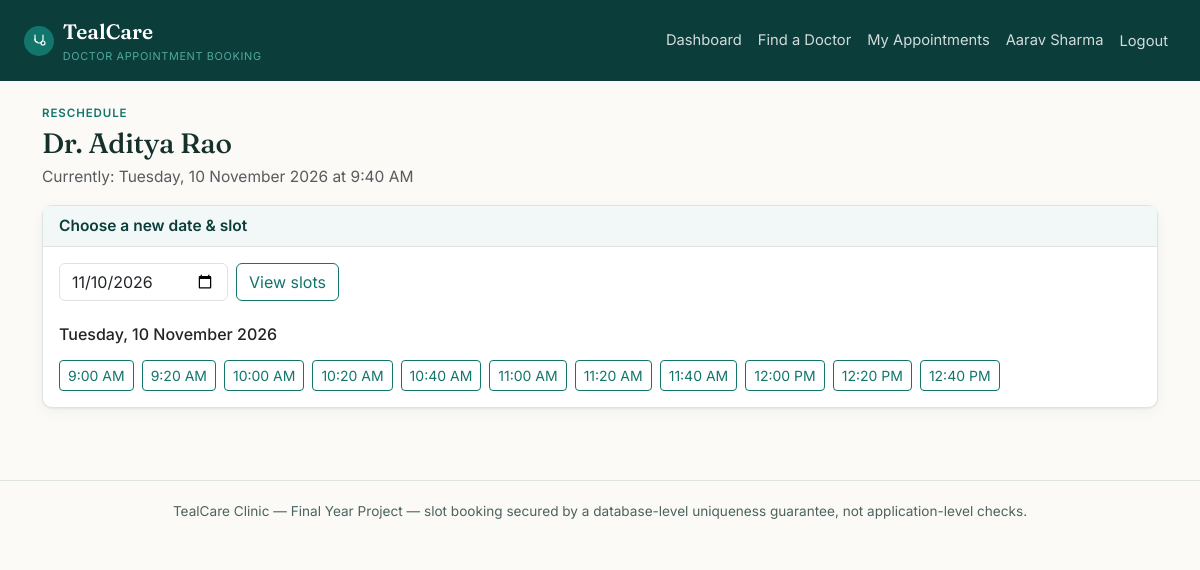
Screenshot of /patient/appointments/17/reschedule (signed in) with the database file from the repository.
### tables this page shows
CREATE TABLE users (
    id INT AUTO_INCREMENT PRIMARY KEY,
    role ENUM('admin','doctor','patient') NOT NULL,
    name VARCHAR(150) NOT NULL,
    email VARCHAR(190) NOT NULL UNIQUE,
    password_hash VARCHAR(255) NOT NULL,
    phone VARCHAR(20) NULL,
     
    staff_code VARCHAR(20) NULL UNIQUE,
     
     
    status ENUM('active','suspended') NOT NULL DEFAULT 'active',
    reset_token VARCHAR(64) NULL,
    reset_token_expires_at DATETIME NULL,
    created_at TIMESTAMP NOT NULL DEFAULT CURRENT_TIMESTAMP
);

CREATE TABLE appointments (
    id INT AUTO_INCREMENT PRIMARY KEY,
    patient_id INT NOT NULL,
    doctor_id INT NOT NULL,
     
     
    reservation_id INT NULL,
    appointment_date DATE NOT NULL,
    start_time TIME NOT NULL,
    end_time TIME NOT NULL,
    status ENUM('booked','completed','cancelled','no_show') NOT NULL DEFAULT 'booked',
    notes TEXT NULL,
    cancelled_by VARCHAR(20) NULL,
     
     
    is_stress_test TINYINT(1) NOT NULL DEFAULT 0,
    created_at TIMESTAMP NOT NULL DEFAULT CURRENT_TIMESTAMP,
    updated_at TIMESTAMP NOT NULL DEFAULT CURRENT_TIMESTAMP ON UPDATE CURRENT_TIMESTAMP,
    FOREIGN KEY (patient_id) REFERENCES users(id),
    FOREIGN KEY (doctor_id) REFERENCES doctors(id),
    FOREIGN KEY (reservation_id) REFERENCES slot_reservations(id) ON DELETE SET NULL,
    INDEX idx_doctor_date (doctor_id, appointment_date),
    INDEX idx_patient (patient_id)
);

CREATE TABLE doctor_weekly_availability (
    id INT AUTO_INCREMENT PRIMARY KEY,
    doctor_id INT NOT NULL,
    day_of_week TINYINT NOT NULL,
    start_time TIME NOT NULL,
    end_time TIME NOT NULL,
    slot_duration_minutes INT NOT NULL DEFAULT 20,
    created_at TIMESTAMP NOT NULL DEFAULT CURRENT_TIMESTAMP,
    FOREIGN KEY (doctor_id) REFERENCES doctors(id) ON DELETE CASCADE,
    INDEX idx_doctor_dow (doctor_id, day_of_week)
);

### app/views/patient/reschedule.php (the view, shortened to what the rows shown need)
<p class="eyebrow mb-1">Reschedule</p>
<h1 class="h3 mb-1"><?= htmlspecialchars($appointment['doctor_name'], ENT_QUOTES) ?></h1>
<p class="text-muted">Currently: <?= date('l, j F Y', strtotime($appointment['appointment_date'])) ?> at <?= date('g:i A', strtotime($appointment['start_time'])) ?></p>
<div class="card card-tc mt-3">
    <div class="card-header">Choose a new date &amp; slot</div>
    <div class="card-body">
        <form method="get" action="<?= Router::url('/patient/appointments/' . $appointment['id'] . '/reschedule') ?>" class="row g-2 mb-4">
            <div class="col-auto">
                <input type="date" name="date" class="form-control" value="<?= htmlspecialchars($date, ENT_QUOTES) ?>" min="<?= date('Y-m-d') ?>">
            </div>
            <div class="col-auto"><button class="btn btn-outline-tc">View slots</button></div>
        </form>
        <h6 class="mb-3"><?= date('l, j F Y', strtotime($date)) ?></h6>
        <?php if ($data['full_day_leave']): ?>
            <p class="text-muted">Doctor is on leave this day &mdash; try another date.</p>
        <?php else: ?>
            <?php $openSlots = array_filter($data['slots'], fn($s) => $s['status'] === 'open'); ?>
            <?php if (empty($openSlots)): ?>
                <p class="text-muted">No open slots on this date.</p>
            <?php else: ?>
                <div class="d-flex flex-wrap gap-2">
                    <?php foreach ($openSlots as $slot): ?>
                        <form method="post" action="<?= Router::url('/patient/appointments/' . $appointment['id'] . '/reschedule') ?>">
                            <button type="submit" class="btn btn-sm btn-outline-tc" onclick="return confirm('Move this appointment to <?= date('g:i A', strtotime($slot['start'])) ?> on <?= htmlspecialchars($date, ENT_QUOTES) ?>?');">
                                <?= date('g:i A', strtotime($slot['start'])) ?>
                            </button>
                        </form>
                    <?php endforeach; ?>
                </div>
            <?php endif; ?>
        <?php endif; ?>
    </div>
</div>

### core/Router.php (shortened to what the rows shown need)
<?php
class Router
{
    private array $routes = ['GET' => [], 'POST' => []];
    private static string $basePath = '';
    public static function setBasePath(string $path): void
    {
        self::$basePath = rtrim($path, '/');
    }
    public static function url(string $path = ''): string
    {
        return self::$basePath . $path;
    }
    public function get(string $pattern, array $handler): void
    {
        $this->routes['GET'][$pattern] = $handler;
    }
    public function post(string $pattern, array $handler): void
    {
        $this->routes['POST'][$pattern] = $handler;
    }
    public function dispatch(string $method, string $uri): void
    {
        $path = parse_url($uri, PHP_URL_PATH) ?? '/';
        $path = rtrim($path, '/');
        foreach ($this->routes[$method] ?? [] as $pattern => $handler) {
            $params = $this->match($pattern, $path);
            if ($params !== null) {
                [$controllerClass, $action] = $handler;
                $controller = new $controllerClass();
                call_user_func_array([$controller, $action], $params);
                return;
            }
        }
    }
    private function match(string $pattern, string $path): ?array
    {
        $regex = preg_replace('#\{[a-zA-Z_]+\}#', '([^/]+)', $pattern);
        $regex = rtrim($regex, '/');
        if ($regex === '') {
            $regex = '/';
        }
        if (!preg_match('#^' . $regex . '$#', $path, $matches)) {
            return null;
        }
        array_shift($matches);
        return $matches;
    }
}

### app/views/partials/header.php (shortened to what the rows shown need)
<?php
$currentUser = Auth::user();
?>
<!doctype html>
<html lang="en">
<head>
    <link href="https://cdn.jsdelivr.net/npm/bootstrap@5.3.3/dist/css/bootstrap.min.css" rel="stylesheet">
    <link href="<?= Router::url('/assets/css/style.css') ?>" rel="stylesheet">
</head>
<body>
<nav class="navbar navbar-expand-lg navbar-tc">
    <div class="container-fluid px-3 px-lg-4">
        <a class="navbar-brand" href="<?= Router::url($currentUser ? \App\Controllers\AuthController::roleHome($currentUser['role']) : '/login') ?>">
            <span class="brand-mark">
            </span>
            <span>TealCare<small>Doctor Appointment Booking</small></span>
        </a>
        <div class="collapse navbar-collapse" id="navMain">
            <ul class="navbar-nav ms-auto align-items-lg-center">
                <?php if ($currentUser && $currentUser['role'] === 'admin'): ?>
                    <li class="nav-item"><a class="nav-link" href="<?= Router::url('/admin/dashboard') ?>">Dashboard</a></li>
                    <li class="nav-item"><a class="nav-link" href="<?= Router::url('/admin/doctors') ?>">Doctors</a></li>
                    <li class="nav-item"><a class="nav-link" href="<?= Router::url('/admin/specializations') ?>">Specializations</a></li>
                    <li class="nav-item"><a class="nav-link" href="<?= Router::url('/admin/board') ?>">Today's Board</a></li>
                    <li class="nav-item"><a class="nav-link" href="<?= Router::url('/admin/appointments') ?>">Appointments</a></li>
                    <li class="nav-item"><a class="nav-link" href="<?= Router::url('/admin/patients') ?>">Patients</a></li>
                    <li class="nav-item"><a class="nav-link" href="<?= Router::url('/admin/stress-test') ?>">Stress Test</a></li>
                    <li class="nav-item"><a class="nav-link" href="<?= Router::url('/admin/audit-log') ?>">Audit &amp; Reports</a></li>
                <?php elseif ($currentUser): ?>
                    <li class="nav-item"><a class="nav-link" href="<?= Router::url('/patient/dashboard') ?>">Dashboard</a></li>
                    <li class="nav-item"><a class="nav-link" href="<?= Router::url('/patient/doctors') ?>">Find a Doctor</a></li>
                    <li class="nav-item"><a class="nav-link" href="<?= Router::url('/patient/appointments') ?>">My Appointments</a></li>
                <?php endif; ?>
                <?php if ($currentUser): ?>
                    <li class="nav-item"><a class="nav-link" href="<?= Router::url('/account') ?>"><?= htmlspecialchars($currentUser['name'], ENT_QUOTES) ?></a></li>
                    <li class="nav-item">
                        <form method="post" action="<?= Router::url('/logout') ?>" class="d-inline">
                            <button type="submit" class="btn btn-link nav-link" style="border:0;">Logout</button>
                        </form>
                    </li>
                <?php else: ?>
                    <li class="nav-item"><a class="nav-link" href="<?= Router::url('/login') ?>">Login</a></li>
                    <li class="nav-item"><a class="nav-link" href="<?= Router::url('/register') ?>">Register</a></li>
                <?php endif; ?>
            </ul>
        </div>
    </div>
</nav>
<div class="container py-4">

### rows the page displays
users: name "Aarav Sharma"
appointments: users.name "Dr. Aditya Rao", appointment_date "Tuesday, 10 November 2026", start_time "9:40 AM"
doctor_weekly_availability: start_time "9:00 AM", start "12:40 PM"

### other values shown
date('l, j F Y', strtotime($date)) "Tuesday, 10 November 2026"
date('g:i A', strtotime($slot['start'])) "9:20 AM"
date('g:i A', strtotime($slot['start'])) "10:00 AM"
date('g:i A', strtotime($slot['start'])) "10:20 AM"
date('g:i A', strtotime($slot['start'])) "10:40 AM"
date('g:i A', strtotime($slot['start'])) "11:00 AM"
date('g:i A', strtotime($slot['start'])) "11:20 AM"
date('g:i A', strtotime($slot['start'])) "11:40 AM"
date('g:i A', strtotime($slot['start'])) "12:00 PM"
date('g:i A', strtotime($slot['start'])) "12:20 PM"
